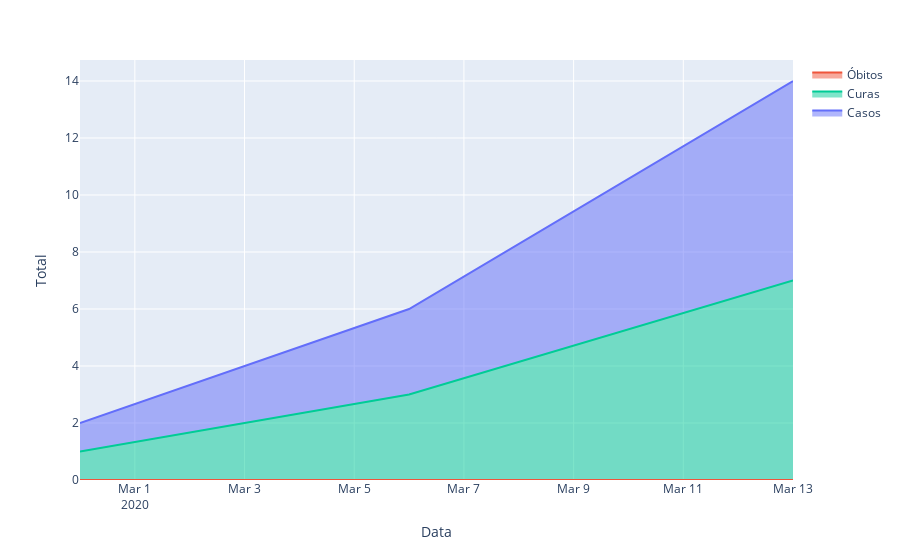

The code cell stored with this chart in its notebook:
### Code cell
df_bar = df_counts[['DataNotificacao', 'ConfirmadosAcumulado', 'ObitosAcumulado', 'CurasAcumulado']]\
    .groupby(['DataNotificacao'])\
    .sum()\
    .reset_index()\
    .rename({'ConfirmadosAcumulado': 'Casos', 'ObitosAcumulado': 'Óbitos', 'CurasAcumulado': 'Curas'}, axis=1)

fig = px.area(
    df_bar,
    x='DataNotificacao',
    y=[
        'Óbitos',
        'Curas',
        'Casos',
    ],
    labels={
        'variable': '',
        'DataNotificacao': 'Data',
        'value': 'Total',
    },
    color_discrete_sequence=['#EF553B', '#00CC96', '#636EFA'],
)

fig.show()

### Figure 1 — Plotly figure (JSON) as saved in the notebook; plotly's stock layout.template omitted (floating-point values rounded to 4 significant figures)
{"data": [{"hovertemplate": "=Óbitos<br>Data=%{x}<br>Total=%{y}<extra></extra>", "legendgroup": "Óbitos", "line": {"color": "#EF553B"}, "mode": "lines", "name": "Óbitos", "orientation": "v", "showlegend": true, "stackgroup": "1", "type": "scatter", "x": ["2020-02-29T00:00:00", "2020-03-06T00:00:00", "2020-03-13T00:00:00"], "xaxis": "x", "y": [0, 0, 0], "yaxis": "y"}, {"hovertemplate": "=Curas<br>Data=%{x}<br>Total=%{y}<extra></extra>", "legendgroup": "Curas", "line": {"color": "#00CC96"}, "mode": "lines", "name": "Curas", "orientation": "v", "showlegend": true, "stackgroup": "1", "type": "scatter", "x": ["2020-02-29T00:00:00", "2020-03-06T00:00:00", "2020-03-13T00:00:00"], "xaxis": "x", "y": [1, 3, 7], "yaxis": "y"}, {"hovertemplate": "=Casos<br>Data=%{x}<br>Total=%{y}<extra></extra>", "legendgroup": "Casos", "line": {"color": "#636EFA"}, "mode": "lines", "name": "Casos", "orientation": "v", "showlegend": true, "stackgroup": "1", "type": "scatter", "x": ["2020-02-29T00:00:00", "2020-03-06T00:00:00", "2020-03-13T00:00:00"], "xaxis": "x", "y": [1, 3, 7], "yaxis": "y"}], "layout": {"legend": {"title": {"text": ""}, "tracegroupgap": 0}, "margin": {"t": 60}, "xaxis": {"anchor": "y", "domain": [0, 1], "title": {"text": "Data"}}, "yaxis": {"anchor": "x", "domain": [0, 1], "title": {"text": "Total"}}}}
